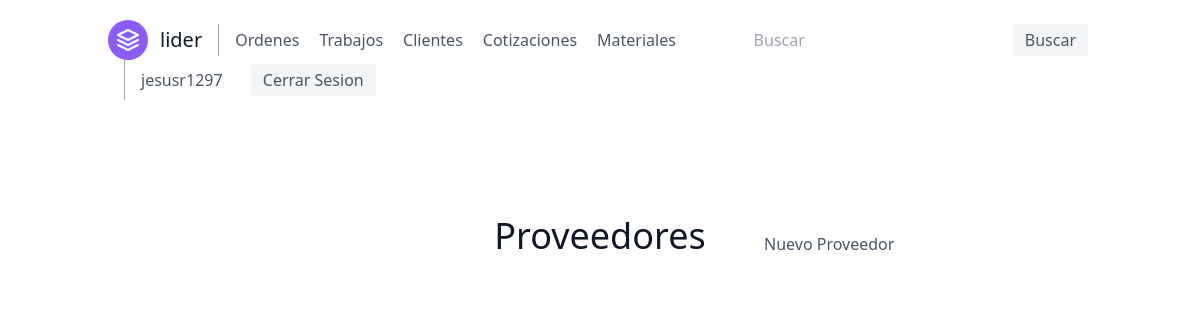
The page /proveedores/ (signed in) on the database as committed earlier.
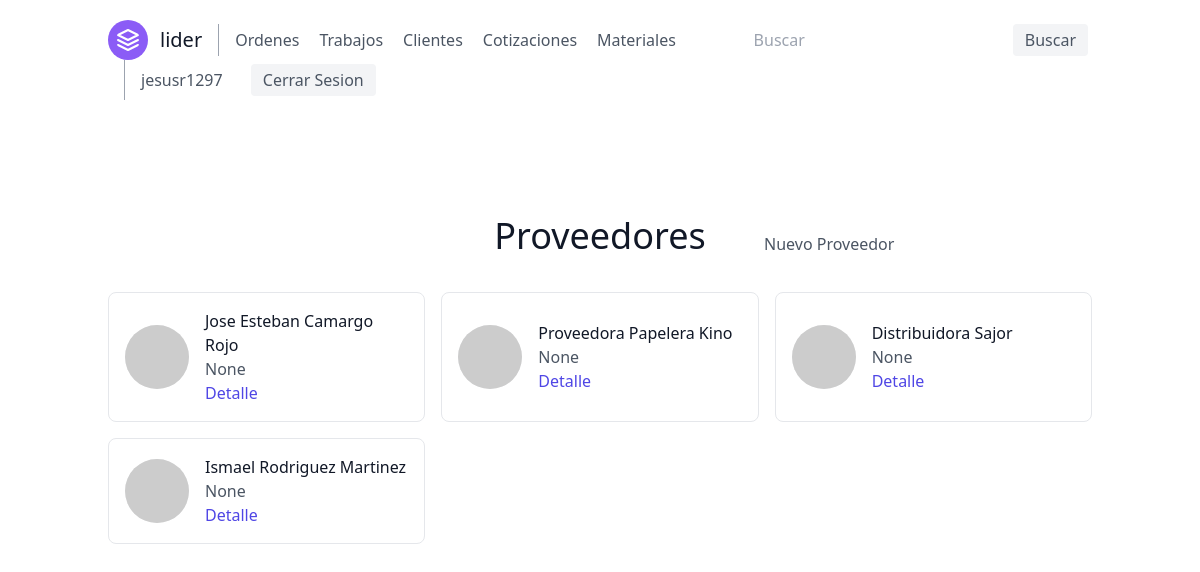
The same page on the database as committed later.
### orders/models.py (models this page shows, shortened)
class Supplier(models.Model):
    id = models.CharField(max_length=13, primary_key=True, verbose_name='RFC')
    name = models.CharField(max_length=50, blank=True, null=True)
    city = models.CharField(max_length=50, null=True, blank=True)

### suppliers/views.py (the view)
# urls.py: path('', views.SupplierListView.as_view(), name='supplier-list'),
class SupplierListView(LoginRequiredMixin, generic.ListView):
    model = Supplier
    template_name = 'suppliers/supplier_list.html'

### suppliers/templates/suppliers/supplier_list.html
{% extends 'base.html' %}
{% block content %}
    <section class="text-gray-600 body-font">
        <div class="container px-5 py-24 mx-auto">
            <div class="grid grid-cols-3 text-center w-full mb-5">
                <p></p>
                <h1 class="sm:text-4xl text-3xl font-medium title-font mb-4 text-gray-900">Proveedores</h1>
                <a class="grid content-center justify-start" href="{% url 'suppliers:supplier-create' %}">Nuevo Proveedor</a>
            </div>
            <div class="flex flex-wrap -m-2">
                {% for supplier in supplier_list %}
                    <div class="p-2 lg:w-1/3 md:w-1/2 w-full">
                        <div class="h-full flex items-center border-gray-200 border p-4 rounded-lg">
                            <img alt="team"
                                 class="w-16 h-16 bg-gray-100 object-cover object-center flex-shrink-0 rounded-full mr-4"
                                 src="https://dummyimage.com/80x80">
                            <div class="flex-grow">
                                <h2 class="text-gray-900 title-font font-medium">{{ supplier.name|title }}</h2>
                                <p>{{ supplier.city}}</p>
                                <a href="{% url 'suppliers:supplier-detail' supplier.id %}"
                                   class="text-indigo-600 hover:text-blue-500">Detalle</a>
                            </div>
                        </div>
                    </div>
                {% endfor %}
            </div>
        </div>
    </section>
{% endblock content %}

### templates/base.html (shortened to what this page needs)
<!DOCTYPE HTML>
<html lang="EN">
<head>
    {% include 'scripts.html' %}
</head>
<body>
{% include "navbar.html" %}
{% block content %}
{% endblock content %}
</body>
</html>

### templates/scripts.html (shortened to what this page needs)
<link href="https://unpkg.com/tailwindcss@^2/dist/tailwind.min.css" rel="stylesheet">

### templates/navbar.html (shortened to what this page needs)
<header class="text-gray-600 body-font">
    <div class="container mx-auto flex flex-wrap p-5 flex-col md:flex-row items-center">
        <a href="{% url 'home' %}" class="flex title-font font-medium items-center text-gray-900 mb-4 md:mb-0">
            <svg xmlns="http://www.w3.org/2000/svg" fill="none" stroke="currentColor" stroke-linecap="round"
                 stroke-linejoin="round" stroke-width="2" class="w-10 h-10 text-white p-2 bg-purple-500 rounded-full"
                 viewBox="0 0 24 24">
                <path d="M12 2L2 7l10 5 10-5-10-5zM2 17l10 5 10-5M2 12l10 5 10-5"></path>
            </svg>
            <span class="ml-3 text-xl">lider</span>
        </a>
        <nav class="md:mr-auto md:ml-4 md:py-1 md:pl-4 md:border-l md:border-gray-400	flex flex-wrap items-center text-base justify-center">
            <a class="mr-5 hover:text-gray-900" href="{% url 'order-list' %}">Ordenes</a>
            <a class="mr-5 hover:text-gray-900" href="{% url 'lider' %}">Trabajos</a>
            <a class="mr-5 hover:text-gray-900" href="{% url 'customers' %}">Clientes</a>
            <a class="mr-5 hover:text-gray-900" href="{% url 'budgets' %}">Cotizaciones</a>
            <a class="mr-5 hover:text-gray-900" href="{% url 'material-list' %}">Materiales</a>
        </nav>
        <form class="my-auto" role="search"
              method="GET" action="{% url 'search' %}">
            <input class='mr-5 hover:text-gray-900' type="text" placeholder="Buscar" aria-label="Search" name="q">
            <button class="items-center justify-center flex flex-wrap inline-flex items-center bg-gray-100 border-0 py-1 px-3 focus:outline-none hover:bg-gray-200 rounded text-base mt-4 md:mt-0 mx-1"
                    type="submit">Buscar
            </button>
        </form>
        <div class="md:ml-4 md:py-1 md:pl-4 md:border-l md:border-gray-400">
            {% if request.user.is_authenticated %}
                <a class="mr-5 hover:text-gray-900">{{ request.user }}</a>
                <a href="{% url 'logout' %}"
                   class="inline-flex items-center bg-gray-100 border-0 py-1 px-3 focus:outline-none hover:bg-gray-200 rounded text-base mt-4 md:mt-0 mx-1">
                    Cerrar Sesion
                </a>
            {% endif %}
        </div>
    </div>
</header>

Rows that differ between the two databases and show on the page:
added Supplier: name "Jose Esteban Camargo Rojo", city "None"
added Supplier: name "Proveedora Papelera Kino", city "None"
added Supplier: name "Distribuidora Sajor", city "None"
added Supplier: name "Ismael Rodriguez Martinez", city "None"
